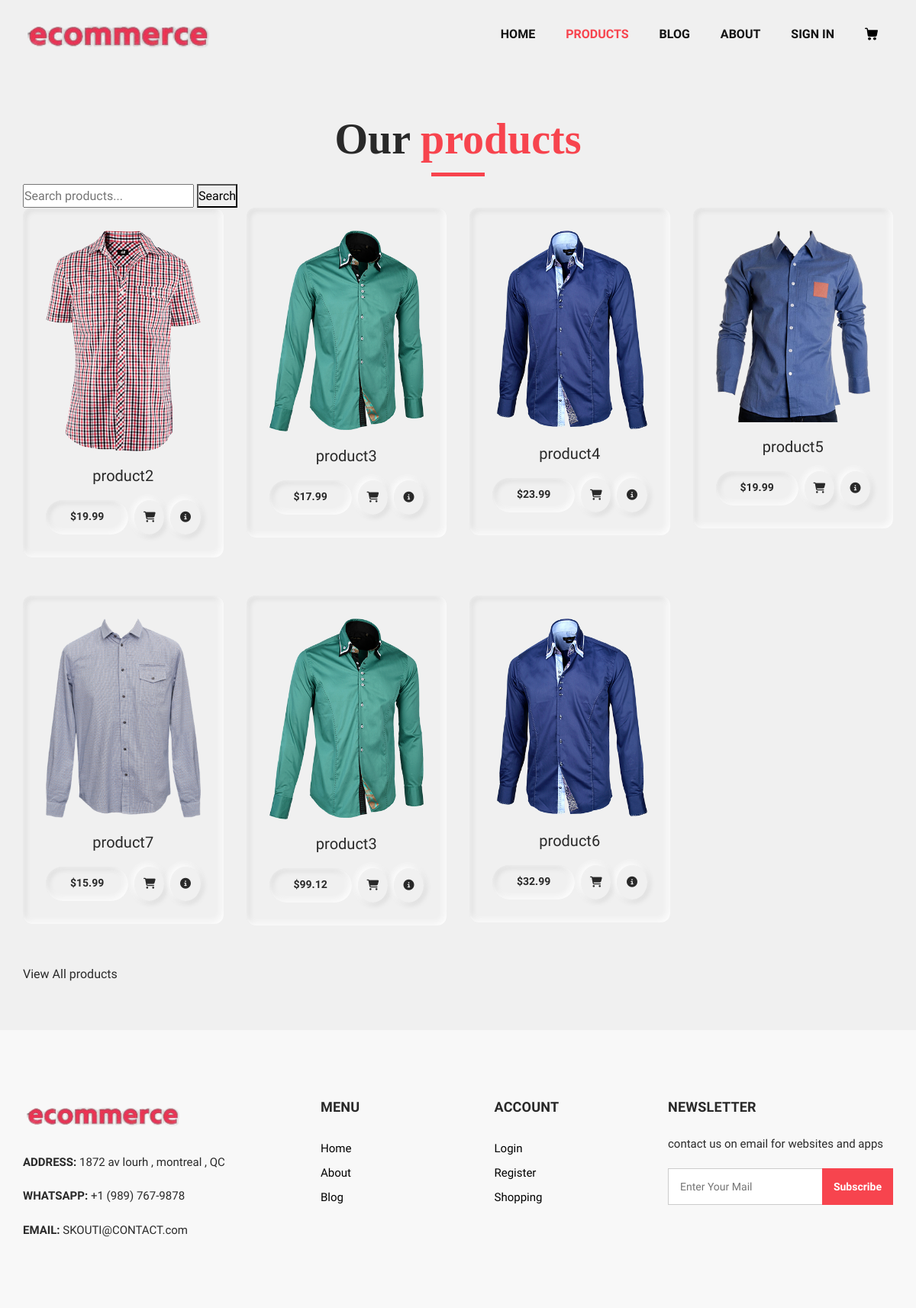
The page /product.php on the database its author committed.
### tables this page shows
CREATE TABLE `product` (
  `id` bigint(20) NOT NULL,
  `name` varchar(20) NOT NULL,
  `quantity` int(11) NOT NULL,
  `price` decimal(5,2) NOT NULL,
  `img_url` varchar(255) NOT NULL,
  `description` text NOT NULL,
  `img_path` varchar(255) NOT NULL
);

### product.php (the view, shortened to what this page needs)
<?php
include("db.php");
include("head.php");
include("header.php");
$productQuery = "SELECT id, name, price, img_url FROM `product`";
$stmt = mysqli_prepare($con, $productQuery);
mysqli_stmt_execute($stmt);
mysqli_stmt_bind_result($stmt, $id, $name, $price, $img_url);
$products = [];
while (mysqli_stmt_fetch($stmt)) {
    $products[] = array($id, $name, $price, $img_url);
}
?>
<!DOCTYPE html>
<html lang="en">
<head>
    <link rel="stylesheet" href="css/Fontawesome.css">
</head>
<body class="sub_page">
    <section class="section-bg">
        <div class="container">
            <div class="heading_container heading_center">
                <h2>
                    Our <span>products</span>
                </h2>
            </div>
            <div class="search-container">
                            <input type="text" id="searchInput" placeholder="Search products...">
                            <button onclick="searchProducts()">Search</button>
                            </div>
            <div class="row">
                <?php
                foreach ($products as $product) {
                ?>
                    <div class="col-xl-3 col-lg-3 col-md-6 col-sm-6">
                        <div class="single-product">
                            <div class="product-thumb">
                                <img src="<?php echo isset($product[3]) ? $product[3] : ''; ?>" alt="">
                            </div>
                            <div class="product-title">
                                <h3><a href=""><?php echo isset($product[1]) ? $product[1] : ''; ?></a></h3>
                            </div>
                            <div class="product-btns">
                                <a href="" class="btn-small mr-2">$<?php echo isset($product[2]) ? $product[2] : ''; ?></a>
                                <a href="cart.php?add_to_cart=1&product_id=<?php echo isset($product[0]) ? $product[0] : ''; ?>" class="btn-round mr-2"><i class="fa fa-shopping-cart"></i></a>
                                <a href="" class="btn-round"><i class="fas fa-info-circle"></i></a>
                            </div>
                        </div>
                    </div>
                <?php
                }
                ?>
            </div>
            <div class="btn-box">
                <a href="">
                    View All products
                </a>
            </div>
        </div>
    </section>
    <?php
    include("footer.php")
    ?>
</body>
</html>

### head.php (shortened to what this page needs)
<!DOCTYPE html>
<html>
<head>
      <link rel="stylesheet" type="text/css" href="css/bootstrap.css" />
      <link href="css/font-awesome.min.css" rel="stylesheet" />
      <link href="css/style.css" rel="stylesheet" />
      <link href="css/responsive.css" rel="stylesheet" />
   </head>
   </html>

### header.php (shortened to what this page needs)
<header class="header_section">
            <div class="container">
               <nav class="navbar navbar-expand-lg custom_nav-container ">
                  <a class="navbar-brand" href="index.php"><img width="250" src="images/logo (2).png" alt="#" /></a>
                  <div class="collapse navbar-collapse" id="navbarSupportedContent">
                     <ul class="navbar-nav">
                        <li class="nav-item">
                           <a class="nav-link" href="index.php">Home <span class="sr-only">(current)</span></a>
                        </li>
                          <li class="nav-item active">
                           <a class="nav-link" href="product.php">Products</a>
                        </li>
                         <li class="nav-item">
                           <a class="nav-link" href="blog_list.php">Blog</a>
                        </li>
                        <li class="nav-item">
                           <a class="nav-link" href="about.php">About</a>
                        </li>
         <?php
if (isset($_SESSION['user_id'])) {
    echo '<li class="nav-item">
            <a class="nav-link" href="my_account.php">My Account</a>
          </li>';
} else {
    echo '<li class="nav-item">
            <a class="nav-link" href="login.php">Sign In</a>
          </li>';
}
?>
                        <li class="nav-item">
                           <a class="nav-link" href="cart.php">
                           </a>
                        </li>
                     </ul>
                  </div>
               </nav>
            </div>
         </header>

### footer.php
<footer>
   <div class="container">
      <div class="row">
         <div class="col-md-4">
             <div class="full">
                <div class="logo_footer">
                  <a href="#"><img width="210" src="images/logo (2).png" alt="#" /></a>
                </div>
                <div class="information_f">
                  <p><strong>ADDRESS:</strong> 1872 av lourh , montreal , QC</p>
                  <p><strong>WHATSAPP:</strong> +1 (989) 767-9878</p>
                  <p><strong>EMAIL:</strong> SKOUTI@CONTACT.com</p>
                </div>
             </div>
         </div>
         <div class="col-md-8">
            <div class="row">
            <div class="col-md-7">
               <div class="row">
                  <div class="col-md-6">
               <div class="widget_menu">
                  <h3>Menu</h3>
                  <ul>
                     <li><a href="index.php">Home</a></li>
                     <li><a href="about.php">About</a></li>
                     <li><a href="blog_list.php">Blog</a></li>
                  </ul>
               </div>
            </div>
            <div class="col-md-6">
               <div class="widget_menu">
                  <h3>Account</h3>
                  <ul>
                     <li><a href="login.php">Login</a></li>
                     <li><a href="register.php">Register</a></li>
                     <li><a href="product.php">Shopping</a></li>
                  </ul>
               </div>
            </div>
               </div>
            </div>
            <div class="col-md-5">
               <div class="widget_menu">
                  <h3>Newsletter</h3>
                  <div class="information_f">
                    <p>contact us on email for websites and apps</p>
                  </div>
                  <div class="form_sub">
                     <form>
                        <fieldset>
                           <div class="field">
                              <input type="email" placeholder="Enter Your Mail" name="email" />
                              <input type="submit" value="Subscribe" />
                           </div>
                        </fieldset>
                     </form>
                  </div>
               </div>
            </div>
            </div>
         </div>
      </div>
   </div>
</footer>

### css/style.css (style rules this page uses)
* { box-sizing: border-box; }
body { font-family: "Montserrat", sans-serif; color: #0c0c0c; background-color: #ffffff; overflow-x: hidden; }
h1, h2 { font-family: "Playfair Display", serif; }
.heading_container { display: -webkit-box; display: -ms-flexbox; display: flex; -webkit-box-orient: vertical; -webkit-box-direction: normal; -ms-flex-direction: column; flex-direction: column; -webkit-box-align: start; -ms-flex-align: start; align-items: flex-start; }
.heading_container h2 { position: relative; margin-bottom: 0; font-size: 3.5rem; font-weight: bold; }
.heading_container h2::after { content: ""; display: block; width: 70px; height: 5px; background: #f7444e; margin: 10px auto 10px; }
.heading_container h2 span { color: #f7444e; }
.heading_container.heading_center { -webkit-box-align: center; -ms-flex-align: center; align-items: center; text-align: center; }
a, a:hover, a:focus { text-decoration: none; }
.header_section { padding: 15px 0; }
.navbar-brand { font-family: "Playfair Display", serif; }
.custom_nav-container { padding: 0; }
.custom_nav-container .navbar-nav { margin-left: auto; }
.custom_nav-container .navbar-nav .nav-item .nav-link { padding: 5px 20px; color: #131313; text-align: center; text-transform: uppercase; border-radius: 5px; -webkit-transition: all 0.3s; transition: all 0.3s; font-weight: 700; }
.custom_nav-container .navbar-nav .nav-item .nav-link svg { width: 17px; height: auto; fill: #000000; margin-bottom: 2px; }
.custom_nav-container .navbar-nav .nav-item:hover .nav-link, .custom_nav-container .navbar-nav .nav-item.active .nav-link { color: #f7444e; }
footer { background: #f8f8f8; padding: 90px 0 70px; }
.logo_footer { margin-bottom: 30px; }
.information_f p { margin-bottom: 1.2rem; line-height: 25px; font-size: 15px; }
.widget_menu h3 { font-size: 18px; font-weight: 700; text-transform: uppercase; letter-spacing: 0.2px; margin-bottom: 25px; }
.widget_menu ul { list-style: none; padding: 0; margin: 0; }
.widget_menu ul li { float: left; width: 100%; }
.widget_menu ul li a { font-size: 15px; color: #000; margin-bottom: 0; float: left; width: 100%; margin-top: 5px; }
.field { display: flex; }
.widget_menu { float: left; width: 100%; }
div.form_sub .field input[type="email"], div.form_sub .field input[type="email"]:hover, div.form_sub .field input[type="email"]:focus { padding: 10px 110px 10px 15px; border-radius: 0; border: solid #ccc 1px; font-size: 14px; position: relative; box-shadow: none; width: 100%; height: 48px; }
.form_sub { position: relative; }
.form_sub input[type="email"] + input[type="submit"] { position: absolute; right: 0; background: #f7444e; color: #fff; border: none; top: 0px; font-size: 14px; height: 48px; font-weight: 600; padding: 0 15px; }
form input { background: #fff; border: solid #ccc 1px; padding: 15px 15px; width: 100%; font-size: 14px; margin-bottom: 20px; text-transform: capitalize; line-height: normal; }
form input[type="submit"] { border: none; padding: 15px 45px; width: auto; font-size: 16px; text-transform: capitalize; line-height: normal; margin: 0 auto; display: flex; background: #333; color: #fff; font-weight: 600; transition: ease all 0.1s; }

### css/responsive.css (style rules this page uses)
@media (min-width: 1200px) { .container { max-width: 1170px; } }

### rows shown on the page
product: img_url (picture), name "product2", price "19.99"
product: img_url (picture), name "product3", price "17.99"
product: img_url (picture), name "product4", price "23.99"
product: img_url (picture), name "product5", price "19.99"
product: img_url (picture), name "product7", price "15.99"
product: img_url (picture), name "product3", price "99.12"
product: img_url (picture), name "product6", price "32.99"
